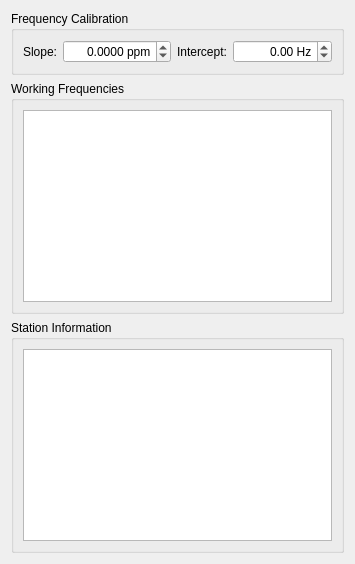
         <widget class="QWidget" name="frequencies_tab">
          <attribute name="title">
           <string>Frequencies</string>
          </attribute>
          <attribute name="toolTip">
           <string>Default frequencies and band specific station details setup</string>
          </attribute>
          <layout class="QVBoxLayout" name="verticalLayout_10">
           <item>
            <widget class="QGroupBox" name="groupBox_3">
             <property name="toolTip">
              <string>&lt;html&gt;&lt;head/&gt;&lt;body&gt;&lt;p&gt;See &amp;quot;Frequency Calibration&amp;quot; in the WSJT-X User Guide for details of how to determine these parameters for your radio.&lt;/p&gt;&lt;/body&gt;&lt;/html&gt;</string>
             </property>
             <property name="title">
              <string>Frequency Calibration</string>
             </property>
             <layout class="QHBoxLayout" name="horizontalLayout_6">
              <item>
               <layout class="QFormLayout" name="formLayout_7">
                <item row="0" column="0">
                 <widget class="QLabel" name="label_8">
                  <property name="text">
                   <string>Slope:</string>
                  </property>
                  <property name="buddy">
                   <cstring>calibration_slope_ppm_spin_box</cstring>
                  </property>
                 </widget>
                </item>
                <item row="0" column="1">
                 <widget class="QDoubleSpinBox" name="calibration_slope_ppm_spin_box">
                  <property name="alignment">
                   <set>Qt::AlignRight|Qt::AlignTrailing|Qt::AlignVCenter</set>
                  </property>
                  <property name="suffix">
                   <string> ppm</string>
                  </property>
                  <property name="decimals">
                   <number>4</number>
                  </property>
                  <property name="minimum">
                   <double>-999.999900000000025</double>
                  </property>
                  <property name="maximum">
                   <double>999.999900000000025</double>
                  </property>
                  <property name="singleStep">
                   <double>0.100000000000000</double>
                  </property>
                  <property name="value">
                   <double>0.000000000000000</double>
                  </property>
                 </widget>
                </item>
               </layout>
              </item>
              <item>
               <layout class="QFormLayout" name="formLayout_14">
                <item row="0" column="0">
                 <widget class="QLabel" name="label_7">
                  <property name="text">
                   <string>Intercept:</string>
                  </property>
                  <property name="buddy">
                   <cstring>calibration_intercept_spin_box</cstring>
                  </property>
                 </widget>
                </item>
                <item row="0" column="1">
                 <widget class="QDoubleSpinBox" name="calibration_intercept_spin_box">
                  <property name="alignment">
                   <set>Qt::AlignRight|Qt::AlignTrailing|Qt::AlignVCenter</set>
                  </property>
                  <property name="suffix">
                   <string> Hz</string>
                  </property>
                  <property name="decimals">
                   <number>2</number>
                  </property>
                  <property name="minimum">
                   <double>-99999.990000000005239</double>
                  </property>
                  <property name="maximum">
                   <double>99999.990000000005239</double>
                  </property>
                  <property name="singleStep">
                   <double>0.100000000000000</double>
                  </property>
                 </widget>
                </item>
               </layout>
              </item>
              <item>
               <spacer name="horizontalSpacer_4">
                <property name="orientation">
                 <enum>Qt::Horizontal</enum>
                </property>
                <property name="sizeHint" stdset="0">
                 <size>
                  <width>0</width>
                  <height>0</height>
                 </size>
                </property>
               </spacer>
              </item>
             </layout>
            </widget>
           </item>
           <item>
            <widget class="QGroupBox" name="groupBox">
             <property name="title">
              <string>Working Frequencies</string>
             </property>
             <layout class="QHBoxLayout" name="horizontalLayout">
              <item>
               <widget class="QTableView" name="frequencies_table_view">
                <property name="sizePolicy">
                 <sizepolicy hsizetype="Expanding" vsizetype="Expanding">
                  <horstretch>1</horstretch>
                  <verstretch>0</verstretch>
                 </sizepolicy>
                </property>
                <property name="contextMenuPolicy">
                 <enum>Qt::ActionsContextMenu</enum>
                </property>
                <property name="toolTip">
                 <string>&lt;html&gt;&lt;head/&gt;&lt;body&gt;&lt;p&gt;Right click to maintain the working frequencies list.&lt;/p&gt;&lt;/body&gt;&lt;/html&gt;</string>
                </property>
                <property name="dragDropMode">
                 <enum>QAbstractItemView::DragOnly</enum>
                </property>
                <property name="alternatingRowColors">
                 <bool>true</bool>
                </property>
                <property name="selectionBehavior">
                 <enum>QAbstractItemView::SelectRows</enum>
                </property>
                <property name="sortingEnabled">
                 <bool>true</bool>
                </property>
                <attribute name="horizontalHeaderStretchLastSection">
                 <bool>true</bool>
                </attribute>
                <attribute name="verticalHeaderVisible">
                 <bool>false</bool>
                </attribute>
               </widget>
              </item>
             </layout>
            </widget>
           </item>
           <item>
            <widget class="QGroupBox" name="groupBox_2">
             <property name="title">
              <string>Station Information</string>
             </property>
             <layout class="QHBoxLayout" name="horizontalLayout_3">
              <item>
               <widget class="QTableView" name="stations_table_view">
                <property name="contextMenuPolicy">
                 <enum>Qt::ActionsContextMenu</enum>
                </property>
                <property name="acceptDrops">
                 <bool>true</bool>
                </property>
                <property name="toolTip">
                 <string>Items may be edited.
Right click for insert and delete options.</string>
                </property>
                <property name="dragEnabled">
                 <bool>true</bool>
                </property>
                <property name="dragDropOverwriteMode">
                 <bool>true</bool>
                </property>
                <property name="dragDropMode">
                 <enum>QAbstractItemView::DragDrop</enum>
                </property>
                <property name="defaultDropAction">
                 <enum>Qt::MoveAction</enum>
                </property>
                <property name="alternatingRowColors">
                 <bool>true</bool>
                </property>
                <property name="selectionMode">
                 <enum>QAbstractItemView::ExtendedSelection</enum>
                </property>
                <property name="selectionBehavior">
                 <enum>QAbstractItemView::SelectRows</enum>
                </property>
                <property name="sortingEnabled">
                 <bool>true</bool>
                </property>
                <property name="wordWrap">
                 <bool>true</bool>
                </property>
                <attribute name="horizontalHeaderCascadingSectionResizes">
                 <bool>true</bool>
                </attribute>
                <attribute name="horizontalHeaderStretchLastSection">
                 <bool>true</bool>
                </attribute>
                <attribute name="verticalHeaderVisible">
                 <bool>false</bool>
                </attribute>
               </widget>
              </item>
             </layout>
            </widget>
           </item>
          </layout>
         </widget>
